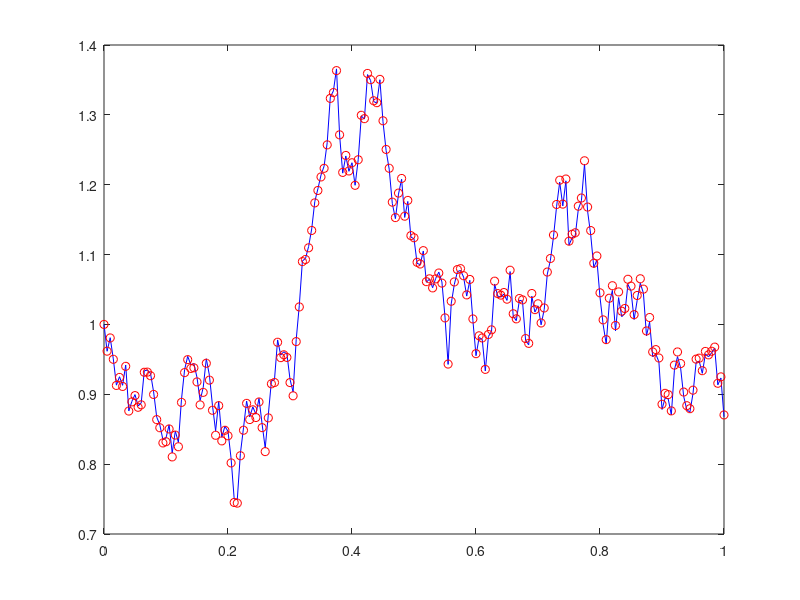

Write MATLAB code to recreate this figure. (Note: this script raises an error after producing the figure.)
function chain ( seed )

%*****************************************************************************80
%
%% CHAIN tests the stochastic Chain Rule.
%
%  Discussion:
%
%    This function solves a stochastic differential equation for 
%
%      V = sqrt(X) 
%
%    where X satisfies the stochastic differential equation:
% 
%      dX = ( alpha - X ) * dt + beta * sqrt(X) dW,
%      X(0) = Xzero,
%
%    with 
%
%      alpha = 2,
%      beta = 1,
%      Xzero = 1.
%
%    From the stochastic Chain Rule, the SDE for V is therefore:
%
%      dV = ( ( 4 * alpha - beta^2 ) / ( 8 * V ) - 1/2 V ) dt + 1/2 beta dW
%      V(0) = sqrt ( Xzero ).
%
%    Xem is the Euler-Maruyama solution for X. 
%
%    Vem is the Euler-Maruyama solution of the SDE for V from
%    the stochastic Chain Rule.
%
%    Hence, we compare sqrt(Xem) and Vem.
%
%  Modified:
%
%    05 October 2006
%
%  Author:
%
%    Desmond Higham
%
%  Reference:
%
%    Desmond Higham,
%    An Algorithmic Introduction to Numerical Simulation of
%    Stochastic Differential Equations,
%    SIAM Review,
%    Volume 43, Number 3, September 2001, pages 525-546.
%
%  Parameters:
%
%    Input, integer SEED, a seed for the random number generator.
%
  fprintf ( 1, '\n' );
  fprintf ( 1, 'CHAIN\n' );
  fprintf ( 1, '  Solve a stochastic differential equation involving a function\n' );
  fprintf ( 1, '  of a stochastic variable X.\n' );
  fprintf ( 1, '  We can solve for X(t), and then evaluate V(X(t)).\n' );
  fprintf ( 1, '  Or, we can apply the stochastic chain rule to derive an\n' );
  fprintf ( 1, '  an SDE for V, and solve that.\n' );
 
  if ( nargin < 1 )
    seed = 123456789;
    fprintf ( 1, '  Using default value of SEED = %d\n', seed );
  end
%
%  Initialize the random number generator.
%
  rng ( seed )
%
%  Set problem parameters.
%
  alpha = 2.0; 
  beta = 1.0;
%
%  Stepping parameters.
%  dt2 is the size of the Euler-Maruyama steps.
%
  tmax = 1.0;
  n = 200;
  dt = tmax / n;
  dt2 = dt;
%
%  Define the increments dW.
%
  dw = sqrt ( dt ) * randn ( 1, n );
%
%  Solve for X(t).
%
  xzero = 1.0; 
  xem = zeros(1,n);
  xtemp = xzero;

  for j = 1 : n
    f1 = ( alpha - xtemp );
    g1 = beta * sqrt ( abs ( xtemp ) );
    xtemp = xtemp + dt2 * f1 + dw(j) * g1;
    xem(j) = xtemp;
  end
%
%  Solve for V(t).
%
  vzero = sqrt ( xzero );
  vem = zeros(1,n);
  vtemp = vzero;

  for j = 1 : n
    f2 = ( 4 * alpha - beta^2 ) / ( 8 * vtemp ) - vtemp / 2;
    g2 = beta / 2;
    vtemp = vtemp + dt2 * f2 + dw(j) * g2;
    vem(j) = vtemp;
  end
%
%  Compare sqrt(X) and V.
%
  xdiff = norm ( sqrt ( xem ) - vem, 'inf' );
  fprintf ( 1, '\n' );
  fprintf ( 1, '  Maximum difference = %g\n', xdiff );
%
%  Plot the results.
%
  plot ( [0:dt2:tmax], [sqrt([xzero,abs(xem)])], 'b-', ...
         [0:dt2:tmax], [vzero,vem], 'ro' )

  legend ( 'Direct Solution', 'Solution via Chain Rule', 2 )
  xlabel ( 't', 'FontSize', 12 ) 
  ylabel ( 'V(X)', 'FontSize', 16, 'Rotation', 0, 'HorizontalAlignment', 'right' )
  title ( 'Stochastic Differential Equation Solution by CHAIN' )
  grid on

  filename = 'chain.png';
  print ( '-dpng', filename );
  fprintf ( 1, '\n' );
  fprintf ( 1, '  Plot saved as "%s"\n', filename );

  return
end
